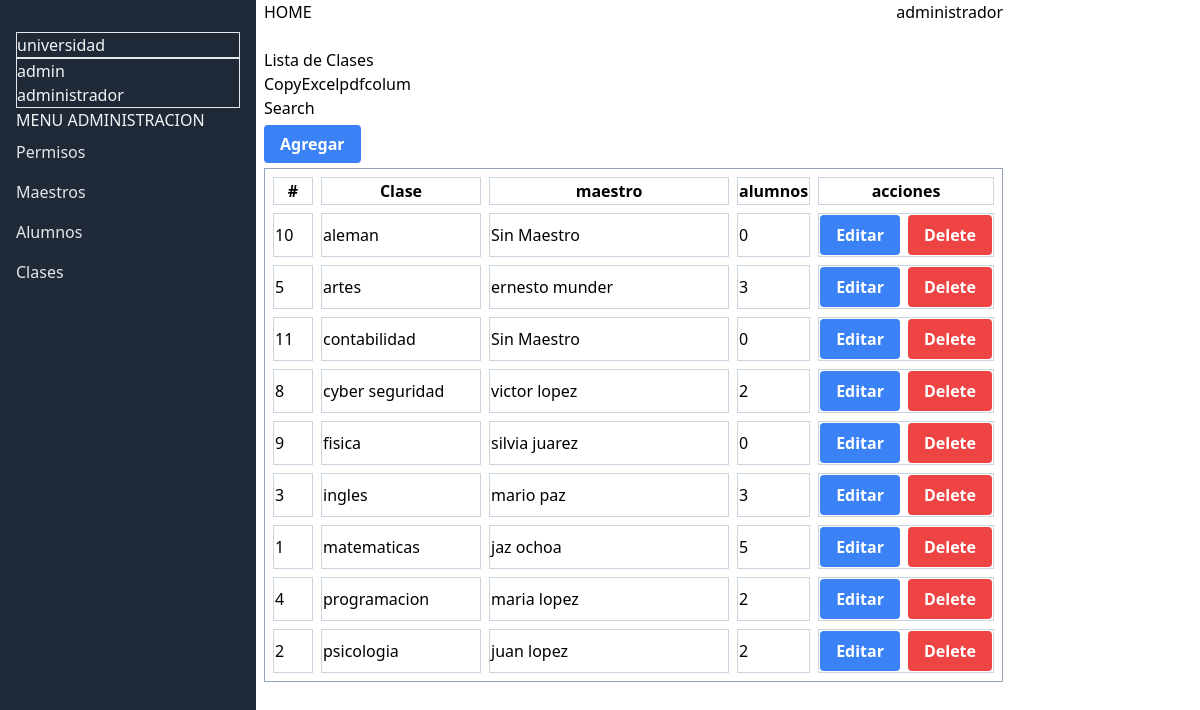
/admin/clases, run on the app's committed database.
### tables this page shows
CREATE TABLE `materia` (
  `id` int(11) NOT NULL AUTO_INCREMENT,
  `nombre_materia` varchar(100) DEFAULT NULL,
  PRIMARY KEY (`id`)
);

### Controllers/AdminController.php (called while the page is built, shortened)
<?php
class AdminController
{
    public function clases()
    {
        $info = new Materia();
        $materia = $info->materias();
        include $_SERVER["DOCUMENT_ROOT"] . "/views/admin/dash_clases.php";
    }
}

### config/database.php (called while the page is built)
<?php
return [
    "host" => "localhost",
    "dbname" => "universidad",
    "username" => "root",
    "password" => ""
];

### Models/Mode.php (called while the page is built, shortened)
<?php
class Model
{
    private $db;
    public function __construct()
    {
        $config = include($_SERVER["DOCUMENT_ROOT"] . "/config/database.php");
        try {
            $this->db = new mysqli(
                $config["host"],
                $config["username"],
                $config["password"],
                $config["dbname"]
            );
        } catch (mysqli_sql_exception $e) {
            echo "Error: " . $e->getMessage();
        }
    }
    public function materias()
    {
        $res = $this->db->query("SELECT
    m.id, m.nombre_materia  AS Nombre_Materia,
    COALESCE(u.nombre, 'Sin Maestro') AS Nombre_Maestro,
    u.apellido as apellido,
    COUNT(DISTINCT a.id_alumno) AS Total_Alumnos
          FROM
            materia m
          LEFT JOIN
            usuarios u ON m.id  = u.id_materias AND u.rol = 2
          LEFT JOIN
            asignacion a ON m.id = a.id_materia
          GROUP BY
            m.id, u.id
          ORDER BY
            m.nombre_materia;");
        $data = $res->fetch_all(MYSQLI_ASSOC);
        return $data;
    }
}

### views/admin/dash_clases.php (the view, shortened to what this page needs)
<!DOCTYPE html>
<html lang="en">
<head>
    <script src="https://cdn.tailwindcss.com"></script>
</head>
<body>
    <div class="flex">
        <div class="bg-gray-800 text-gray-100 w-64 px-4 py-8 h-screen">
            <div class=" border border-b-1 space-y-10">
                <h1> universidad</h1>
            </div>
            <div class=" border border-b-1">
                <p>admin</p>
                <p>administrador</p>
            </div>
            <div>
                <nav>
                    <p>MENU ADMINISTRACION </p>
                    <a href="/admin/permisos" class="block py-2 text-gray-200 hover:bg-gray-700 hover:text-white">
                        Permisos</a>
                    <a href="/admin/maestros" class="block py-2 text-gray-200 hover:bg-gray-700 hover:text-white">
                        Maestros</a>
                    <a href="/admin/alumnos" class="block py-2 text-gray-200 hover:bg-gray-700 hover:text-white">
                        Alumnos</a>
                    <a href="/admin/clases" class="block py-2 text-gray-200 hover:bg-gray-700 hover:text-white">
                        Clases</a>
                </nav>
            </div>
        </div>
        <div class=" ml-2 w-max ">
            <header class=" bg-white flex justify-between h-12  ">
                <a class=" start-0" href="/home/admin">HOME</a>
                <p class=" end-0"> administrador</p>
            </header>
            <div>
                <h1> Lista de Clases</h1>
            </div>
            <div>
                <div>
                    <button>Copy</button><button>Excel</button><button>pdf</button><button>colum </button>
                </div>
                <div class=" flex-justufy-between   "><label for="">Search</label>
                    <input type="text">
                </div>
            </div>
            <div class="mt-3">
                <div class="max-w-lg  flex-justify-between mb-3">
                    <a class="bg-blue-500 text-white font-bold py-2 px-4 rounded end-0" href="/admin/clases/add">
                        Agregar</a>
                </div>
                <table class=" table-auto border-separate border-spacing-2 border border-slate-400">
                    <thead>
                        <tr>
                            <th class="border border-slate-300"># </th>
                            <th class="border border-slate-300">Clase</th>
                            <th class="border border-slate-300">maestro</th>
                            <th class="border border-slate-300">alumnos</th>
                            <th class="border border-slate-300"> acciones</th>
                        </tr>
                    </thead>
                    <tbody>
                        <?php
                        foreach ($materia as $materia) {
                        ?>
                            <tr>
                                <td class="border border-slate-300 w-10"><?php echo $materia['id']; ?> </td>
                                <td class="border border-slate-300 w-40"><?= $materia['Nombre_Materia']; ?> </td>
                                <td class="border border-slate-300  w-60">
                                    <?= $materia['Nombre_Maestro'] . "   " . $materia['apellido']  ?>
                                </td>
                                <td class="border border-slate-300"><?= $materia['Total_Alumnos']; ?> </td>
                                <td class="border border-slate-300 flex space-x-2">
                                    <a class="bg-blue-500 text-white font-bold py-2 px-4 rounded" href="/admin/clase/edit?id=<?php echo $materia['id'] ?>"> Editar</a>
                                    <form action="/admin/clase/delete" method="post">
                                        <button class="bg-red-500 text-white font-bold py-2 px-4 rounded">Delete</button>
                                    </form>
                                </td>
                            </tr>
                        <?php  } ?>
                    </tbody>
                </table>
            </div>
        </div>
    </div>
</body>
</html>

### data on the page
materia: id "10", nombre_materia "aleman", Nombre_Maestro "Sin Maestro", Total_Alumnos "0"
materia: id "5", nombre_materia "artes", Nombre_Maestro "ernesto", apellido "munder", Total_Alumnos "3"
materia: id "11", nombre_materia "contabilidad", Nombre_Maestro "Sin Maestro", Total_Alumnos "0"
materia: id "8", nombre_materia "cyber seguridad", Nombre_Maestro "victor", apellido "lopez", Total_Alumnos "2"
materia: id "9", nombre_materia "fisica", Nombre_Maestro "silvia", apellido "juarez", Total_Alumnos "0"
materia: id "3", nombre_materia "ingles", Nombre_Maestro "mario", apellido "paz", Total_Alumnos "3"
materia: id "1", nombre_materia "matematicas", Nombre_Maestro "jaz", apellido "ochoa", Total_Alumnos "5"
materia: id "4", nombre_materia "programacion", Nombre_Maestro "maria", apellido "lopez", Total_Alumnos "2"
materia: id "2", nombre_materia "psicologia", Nombre_Maestro "juan", apellido "lopez", Total_Alumnos "2"
